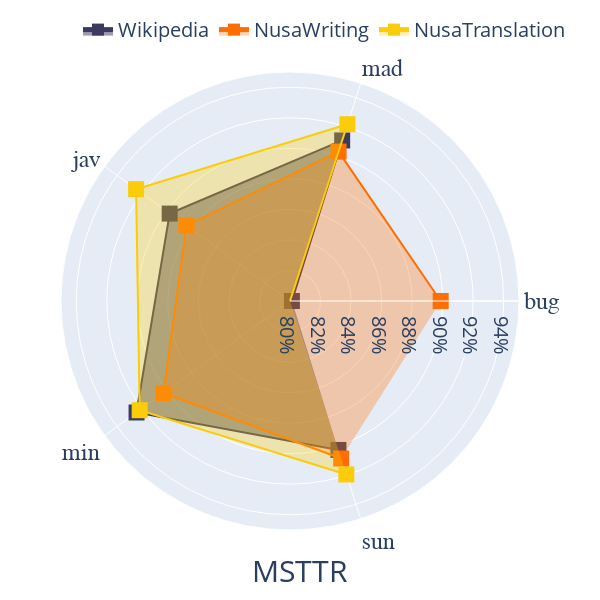

The notebook cell this image was saved under:
### Code cell
import plotly.graph_objects as go

categories = lex_div_df["lang"].unique()

fig = go.Figure()

fig.add_trace(go.Scatterpolar(
    r=lex_div_df[lex_div_df["dset"] == "Wikipedia"]["msttr"],
    theta=categories,
    fill='toself',
    fillcolor="rgba(60, 59, 95, 0.5)",
    line_color="#3c3b5f",
    name='Wikipedia'
))
fig.add_trace(go.Scatterpolar(
    r=lex_div_df[lex_div_df["dset"] == "NusaWriting"]["msttr"],
    theta=categories,
    fill='toself',
    fillcolor="rgba(254, 111, 2, 0.3)",
    line_color="#fe6e02",
    name='NusaWriting'
))
fig.add_trace(go.Scatterpolar(
    r=lex_div_df[lex_div_df["dset"] == "NusaTranslation"]["msttr"],
    theta=categories,
    fill='toself',
    fillcolor="rgba(251, 204, 10, 0.3)",
    line_color="#fbcc0a",
    name='NusaTranslation'
))

fig.update_traces(mode = "lines+markers",
    marker = dict(
        size = 16, symbol="square"
    ))

fig.update_layout(
  polar=dict(
      radialaxis_tickfont_size = 20,
    radialaxis=dict(
      visible=True,
      range=[0.8, 0.95],
       tickformat = '.0%'
    ), angularaxis = dict(
        tickfont_size=24, tickfont_family="Arial Black"
        # rotation=90, # start position of angular axis
        # direction="counterclockwise"
      )),
    legend=dict(
        font=dict(size=20),
        orientation="h",
        yanchor="bottom",
        y=1.05,
        xanchor="right",
        x=1,
        title="",
        itemsizing="constant",
    ),
    margin=dict(l=10, r=30, t=70, b=70),
    height=600, width=600, title_text="MSTTR", title_font_size=30,
    title_xanchor='center', title_yanchor="bottom", title_x=0.5, title_y=0.03
)

### Figure 1 — Plotly figure (JSON) as saved in the notebook; plotly's stock layout.template omitted (floating-point values rounded to 4 significant figures)
{"data": [{"fill": "toself", "fillcolor": "rgba(60, 59, 95, 0.5)", "line": {"color": "#3c3b5f"}, "marker": {"size": 16, "symbol": "square"}, "mode": "lines+markers", "name": "Wikipedia", "r": [0.8012, 0.9106, 0.8974, 0.9242, 0.9026], "theta": ["bug", "mad", "jav", "min", "sun"], "type": "scatterpolar"}, {"fill": "toself", "fillcolor": "rgba(254, 111, 2, 0.3)", "line": {"color": "#fe6e02"}, "marker": {"size": 16, "symbol": "square"}, "mode": "lines+markers", "name": "NusaWriting", "r": [0.8987, 0.9029, 0.8839, 0.9025, 0.9085], "theta": ["bug", "mad", "jav", "min", "sun"], "type": "scatterpolar"}, {"fill": "toself", "fillcolor": "rgba(251, 204, 10, 0.3)", "line": {"color": "#fbcc0a"}, "marker": {"size": 16, "symbol": "square"}, "mode": "lines+markers", "name": "NusaTranslation", "r": [0, 0.9218, 0.9246, 0.9217, 0.9195], "theta": ["bug", "mad", "jav", "min", "sun"], "type": "scatterpolar"}], "layout": {"height": 600, "legend": {"font": {"size": 20}, "itemsizing": "constant", "orientation": "h", "title": {"text": ""}, "x": 1, "xanchor": "right", "y": 1.05, "yanchor": "bottom"}, "margin": {"b": 70, "l": 10, "r": 30, "t": 70}, "polar": {"angularaxis": {"tickfont": {"family": "Arial Black", "size": 24}, "type": "category"}, "radialaxis": {"autorange": false, "range": [0.8, 0.95], "tickfont": {"size": 20}, "tickformat": ".0%", "type": "linear", "visible": true}}, "title": {"font": {"size": 30}, "text": "MSTTR", "x": 0.5, "xanchor": "center", "y": 0.03, "yanchor": "bottom"}, "width": 600}}
